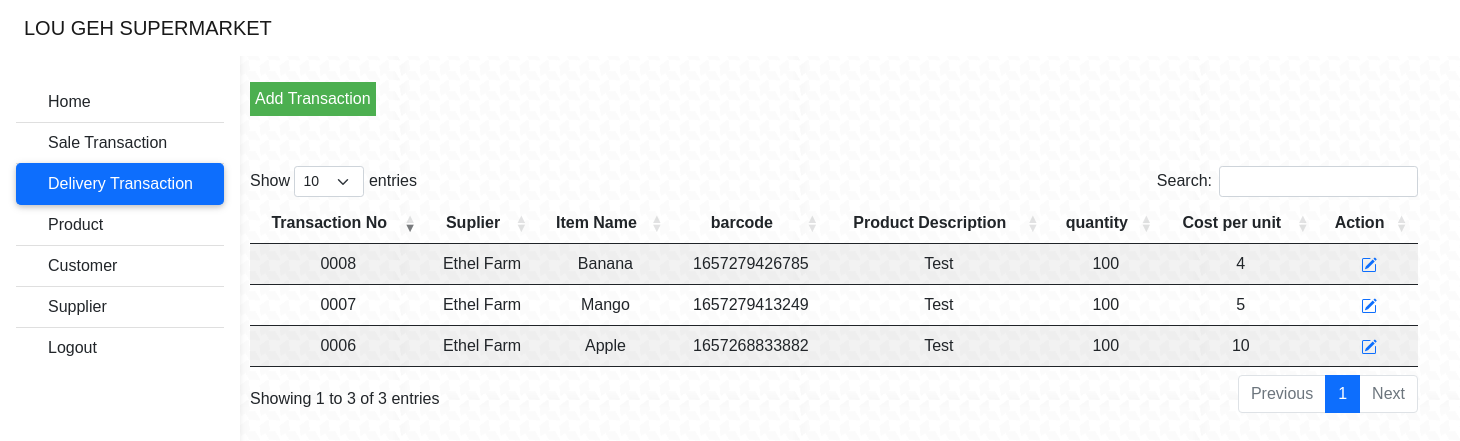
Page /delivery/index.php (signed in) on the committed database.
### tables this page shows
CREATE TABLE `delivery_transaction` (
  `transaction_no` int(4) UNSIGNED ZEROFILL NOT NULL,
  `supplier_code` varchar(100) NOT NULL,
  `item_name` varchar(255) NOT NULL,
  `barcode` varchar(255) NOT NULL,
  `details` varchar(255) NOT NULL,
  `quantity` int(100) NOT NULL,
  `price` double NOT NULL,
  `created_at` datetime NOT NULL DEFAULT current_timestamp(),
  `del_status` varchar(100) NOT NULL
);

CREATE TABLE `supplier` (
  `supplier_code` varchar(255) NOT NULL,
  `name` varchar(100) NOT NULL,
  `company_name` varchar(255) NOT NULL,
  `contact_number` varchar(100) NOT NULL,
  `address` varchar(255) NOT NULL,
  `created_at` datetime NOT NULL DEFAULT current_timestamp(),
  `del_status` varchar(100) NOT NULL
);

### delivery/index.php (the view, shortened to what this page needs)
<?php
include "../navbar.php";
include "../db_conn.php";
 ?>
 <!DOCTYPE html>
 <html lang="en">
 <head>
     <link rel="stylesheet" href="https://cdnjs.cloudflare.com/ajax/libs/twitter-bootstrap/5.1.3/css/bootstrap.min.css">
     <link rel="stylesheet" href="https://cdn.datatables.net/1.12.1/css/dataTables.bootstrap5.min.css">
     <link rel="stylesheet" href="../assets/css/style.css" />
 </head>
 <body>
    <div style=" position: relative;
  left: 250px;
  margin: auto;
  border: 3px;
  ">
<a  href="add-transaction.php"><button class="dropbtn">Add Transaction</button></a>
    </div>
    <div class="table_item" style=" position: relative;
  left: 250px;
  width: 80%;
  height: 90%;
  border: 3px;
  top:50px;
  ">
 <table id="table" class="table table-striped" style="width:100%; border: 3px;">
        <thead>
            <tr>
                <th>Transaction No</th>
                <th>Suplier</th>
                <th>Item Name</th>
                <th>barcode</th>
                <th>Product Description</th>
                <th>quantity</th>
                <th>Cost per unit</th>
                <th>Action</th>
            </tr>
        </thead>
        <tbody>
        <?php $squery =  mysqli_query($conn, "SELECT * from delivery_transaction Where del_status != 'deleted'");
        while ($row = mysqli_fetch_array($squery)) {
            $code =$row['supplier_code'];
            $squery2 =  mysqli_query($conn, "SELECT * from supplier Where supplier_code = '$code'");
            while ($row2 = mysqli_fetch_array($squery2)) {
          ?>
            <tr>
            <td><?php echo $row['transaction_no'] ?></td>
            <td><?php echo $row2['company_name'] ?></td>
            <td><?php echo $row['item_name'] ?></td>
            <td><?php echo $row['barcode'] ?></td>
            <td><?php echo $row['details'] ?></td>
            <td><?php echo $row['quantity'] ?></td>
            <td><?php echo $row['price'] ?></td>
            <td><a href="edit-transaction.php?id=<?php echo $row['transaction_no'] ?>"></i></a></td>
            </tr>
            <?php } }?>
            </tbody>
    </table>
 </body>
 </html>

### assets/css/style.css (style rules this page uses)
body { font-family: "Poppins", sans-serif; height: 100%; background: url("../assets/images/houndstooth.png"); background-repeat: repeat; }

### navbar.php (style rules this page uses)
body { background-color: white; }

### delivery/index.php (style rules this page uses)
.dropbtn { background-color: #4CAF50; color: white; padding: 5px; font-size: 16px; border: none; cursor: pointer; }

### rows in the picture
delivery_transaction: transaction_no "0006", item_name "Apple", barcode "1657268833882", details "Test", quantity "100", price "10"
supplier: company_name "Ethel Farm"
delivery_transaction: transaction_no "0007", item_name "Mango", barcode "1657279413249", details "Test", quantity "100", price "5"
delivery_transaction: transaction_no "0008", item_name "Banana", barcode "1657279426785", details "Test", quantity "100", price "4"
